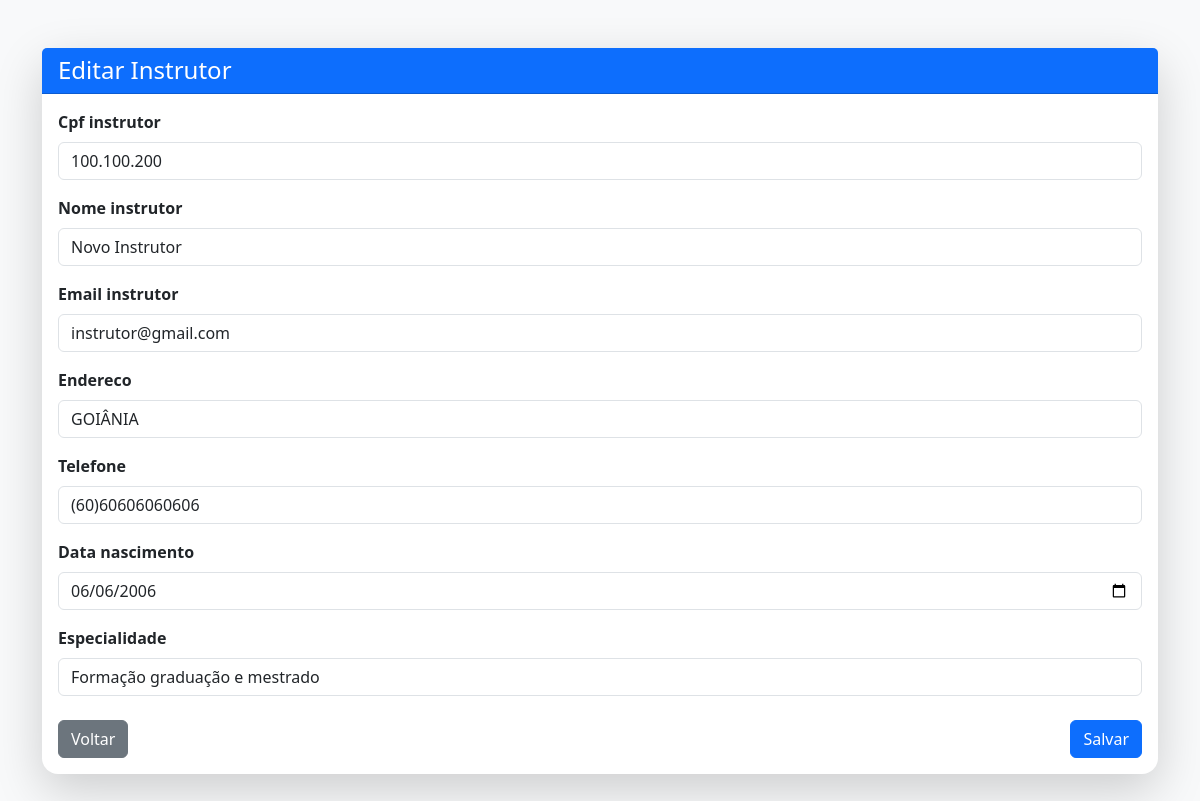
Page /instrutores/1/editar on the committed database.
### app/models.py (models this page shows, shortened)
class Instrutor(models.Model):
    cpf_instrutor = models.CharField(max_length=11, unique=True)
    nome_instrutor = models.CharField(max_length=100)
    email_instrutor = models.EmailField()
    endereco = models.CharField(max_length=200)
    telefone = models.CharField(max_length=15)
    data_nascimento = models.DateField()
    especialidade = models.CharField(max_length=100)

### app/views.py (the view)
# urls.py: path("instrutores/<int:pk>/editar", InstrutorUpdateView.as_view(), name="instrutor_update"),
class InstrutorUpdateView(UpdateView):
    model = Instrutor
    form_class = InstrutorForm
    template_name = "app/instrutor_form.html"
    success_url = reverse_lazy("instrutor_list")

### app/templates/app/instrutor_form.html (shortened to what this page needs)
{% load bootstrap5 %}
{% load static %}
<!DOCTYPE html>
<html lang="pt-br">
<head>
    <link href="https://cdn.jsdelivr.net/npm/bootstrap@5.3.2/dist/css/bootstrap.min.css" rel="stylesheet">
</head>
<body class="bg-light">
<div class="container py-5">
    <div class="card shadow-lg border-0 rounded-4">
        <div class="card-header bg-primary text-white">
            <h4 class="mb-0">
                {% if view.object.pk %}
                    Editar Instrutor
                {% else %}
                    Novo Instrutor
                {% endif %}
            </h4>
        </div>
        <div class="card-body">
            <form method="post" novalidate>
                {% for field in form %}
                    <div class="mb-3">
                        <label class="form-label fw-semibold">{{ field.label }}</label>
                        {{ field }}
                    </div>
                {% endfor %}
                <div class="d-flex justify-content-between mt-4">
                    <a href="{% url 'instrutor_list' %}" class="btn btn-secondary">Voltar</a>
                    <button type="submit" class="btn btn-primary">Salvar</button>
                </div>
            </form>
        </div>
    </div>
</div>
</body>
</html>

### rows in the picture
Instrutor: form "100.100.200" "Novo Instrutor" "instrutor@gmail.com" "GOIÂNIA" "(60)60606060606" "06/06/2006" "Formação graduação e mestrado"

### other values in the picture
{{ field.label }} "Cpf instrutor" "Nome instrutor" "Email instrutor" "Endereco" "Telefone" "Data nascimento" "Especialidade"
